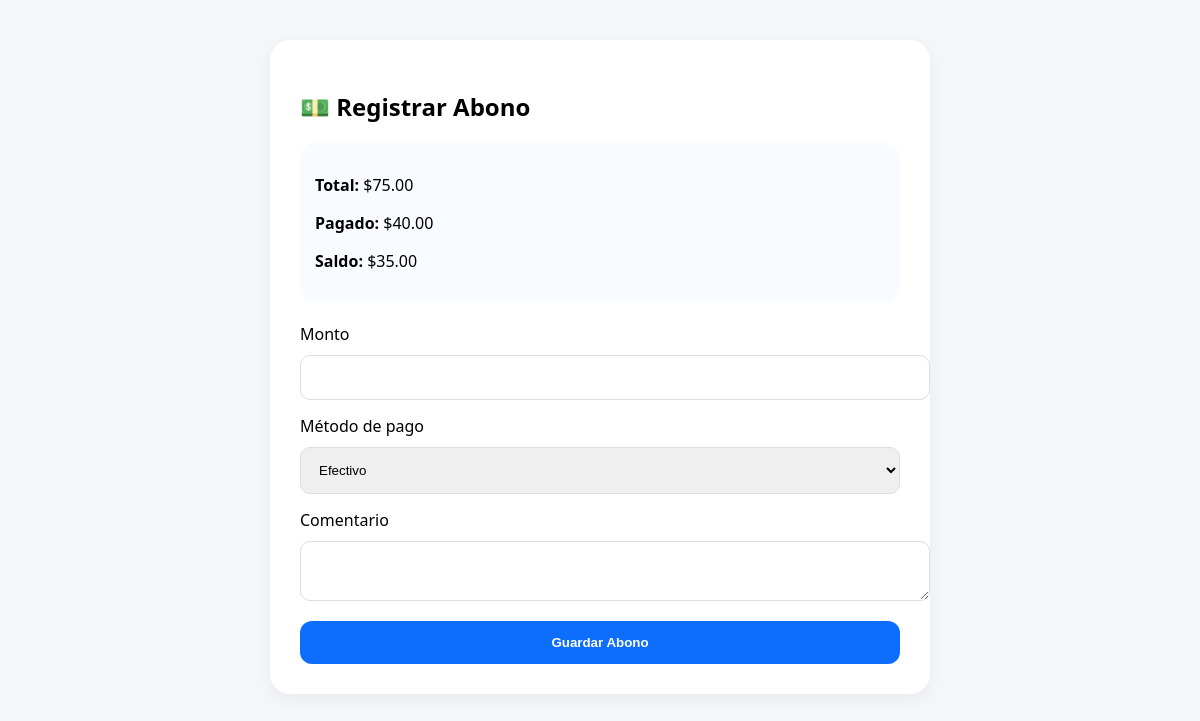
The page /compras/abonar.php?id=4 on the database its author committed.
### tables this page shows
CREATE TABLE `compras` (
  `id` int(11) NOT NULL,
  `proveedor_id` int(11) NOT NULL,
  `fecha` datetime DEFAULT current_timestamp(),
  `total` decimal(10,2) NOT NULL,
  `estado` enum('pendiente','recibido','pagado') DEFAULT 'pendiente',
  `subtotal` decimal(10,2) DEFAULT 0.00,
  `descuento` decimal(10,2) DEFAULT 0.00,
  `iva` decimal(10,2) DEFAULT 0.00,
  `pagado` decimal(10,2) DEFAULT 0.00,
  `saldo` decimal(10,2) DEFAULT 0.00,
  `tipo_pago` enum('contado','credito') DEFAULT 'contado',
  `estado_pago` enum('pendiente','parcial','pagado') DEFAULT 'pendiente'
);

### compras/abonar.php (the view, shortened to what this page needs)
<?php
include("../config/db.php");
$id = $_GET['id'];
$stmt = $conexion->prepare("
SELECT *
FROM compras
WHERE id = ?
");
$stmt->execute([$id]);
$compra = $stmt->fetch();
?>
<!DOCTYPE html>
<html lang="es">
<head>
</head>
<body>
<div class="card">
<h2>💵 Registrar Abono</h2>
<div class="info">
<p>
<b>Total:</b>
$<?php echo number_format($compra['total'],2); ?>
</p>
<p>
<b>Pagado:</b>
$<?php echo number_format($compra['pagado'],2); ?>
</p>
<p>
<b>Saldo:</b>
$<?php echo number_format($compra['saldo'],2); ?>
</p>
</div>
<form method="POST">
<label>Monto</label>
<input
type="number"
step="0.01"
name="monto"
required>
<label>Método de pago</label>
<select name="metodo">
<option>Efectivo</option>
</select>
<label>Comentario</label>
<textarea name="comentario"></textarea>
<button class="btn">
Guardar Abono
</button>
</form>
</div>
</body>
</html>

### compras/abonar.php (style rules this page uses)
body { font-family:'Segoe UI'; background:#f4f6f9; }
.card { background:white; max-width:600px; margin:40px auto; padding:30px; border-radius:20px; box-shadow:0 5px 15px rgba(0,0,0,0.05); }
input, select, textarea { width:100%; padding:14px; margin-top:10px; margin-bottom:15px; border-radius:10px; border:1px solid #ddd; }
.btn { background:#0d6efd; color:white; border:none; padding:14px; width:100%; border-radius:12px; font-weight:bold; cursor:pointer; }
.info { background:#f8fbff; padding:15px; border-radius:15px; margin-bottom:20px; }

### rows shown on the page
compras: total "75.00", pagado "40.00", saldo "35.00"
